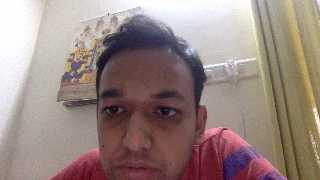
#> input picture public/camera/faceapp/f1.jpg, 320 x 180 px
$ python facedetect2_start.py
#> lines starting #> are read from the running program, lines starting #| are printed output that depends on the picture; after the words box and inside, x2 and y2 are one past the last pixel; in counts of white or black regions, pixels touching at a corner belong together
## detect face and draw rectangles

# import packages
import cv2
import sys

# path for image and cascade
imagePath = "f1.jpg"

cascPath = "haarcascade_frontalface_default.xml"

# Create the haar cascade
faceCascade = cv2.CascadeClassifier(cascPath)

# Read the image & convert to gray scale
image = cv2.imread(imagePath)
#> image is the input picture: shape (180, 320, 3); mean B, G, R 129.7, 134.7, 153.2
gray = cv2.cvtColor(image, cv2.COLOR_BGR2GRAY)
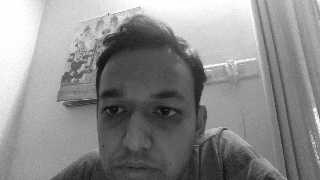
#> gray: shape (180, 320); min 8, max 255, mean 139.6

# Detect faces in the image
faces = faceCascade.detectMultiScale(
    gray,
    scaleFactor=1.1,
    minNeighbors=5,
    minSize=(30, 30)
)
#> faces = ()

# Draw a rectangle around the faces
for (x, y, w, h) in faces:
    cv2.rectangle(image, (x, y), (x+w, y+h), (0, 255, 0), 2)
#> this loop made 0 passes


# Saving the image
cv2.imwrite(imagePath, image)
print("f22.jpg")

$ run again, with public/camera/faceapp/f2.jpg copied over public/camera/faceapp/f1.jpg
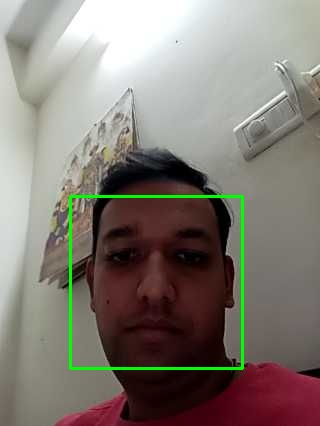
#> input picture public/camera/faceapp/f2.jpg, 320 x 426 px
#> image is the input picture: shape (426, 320, 3); mean B, G, R 116.1, 124, 131
#> `gray = cv2.cvtColor(image, cv2.COLOR_BGR2GRAY)`:
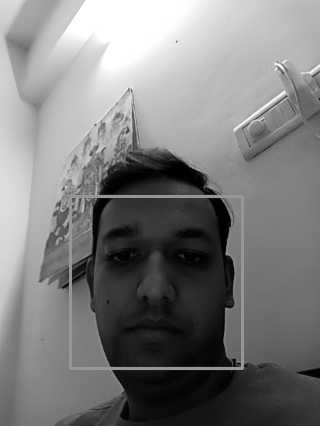
#> gray: shape (426, 320); min 0, max 255, mean 125.2
#> faces = [[71, 196, 170, 170]]
#> the loop `for (x, y, w, h) in faces:` made 1 pass
#> after the loop `for (x, y, w, h) in faces:`:
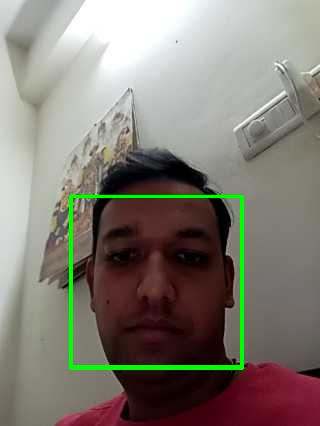
#> image: shape (426, 320, 3); 1.49% of pixels changed, all inside (x1, y1, x2, y2) = (70, 195, 243, 368)

$ run again, with public/camera/faceapp/face1.jpg copied over public/camera/faceapp/f1.jpg
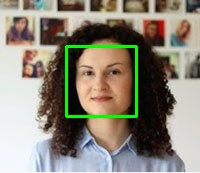
#> input picture public/camera/faceapp/face1.jpg, 200 x 173 px
#> image is the input picture: shape (173, 200, 3); mean B, G, R 119.4, 133.4, 139.1
#> `gray = cv2.cvtColor(image, cv2.COLOR_BGR2GRAY)`:
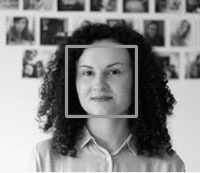
#> gray: shape (173, 200); min 0, max 255, mean 133.5
#> faces = [[67, 47, 68, 68]]
#> the loop `for (x, y, w, h) in faces:` made 1 pass
#> after the loop `for (x, y, w, h) in faces:`:
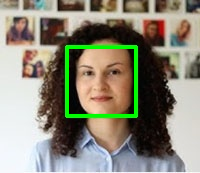
#> image: shape (173, 200, 3); 2.35% of pixels changed, all inside (x1, y1, x2, y2) = (66, 46, 137, 117)

$ run again, with public/camera/faceapp/f3.png saved as public/camera/faceapp/f1.jpg
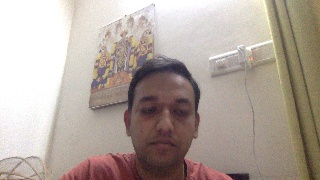
#> input picture public/camera/faceapp/f3.png, 320 x 180 px
#> image is the input picture: shape (180, 320, 3); mean B, G, R 157, 165.3, 177.6
#> `gray = cv2.cvtColor(image, cv2.COLOR_BGR2GRAY)`:
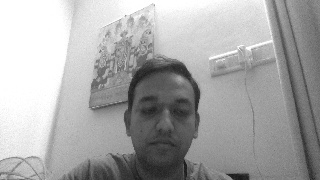
#> gray: shape (180, 320); min 20, max 255, mean 168.1
#> faces = [[123, 79, 83, 83]]
#> the loop `for (x, y, w, h) in faces:` made 1 pass
#> after the loop `for (x, y, w, h) in faces:`:
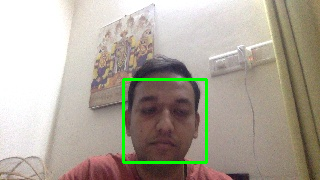
#> image: shape (180, 320, 3); 1.72% of pixels changed, all inside (x1, y1, x2, y2) = (122, 78, 208, 164)
